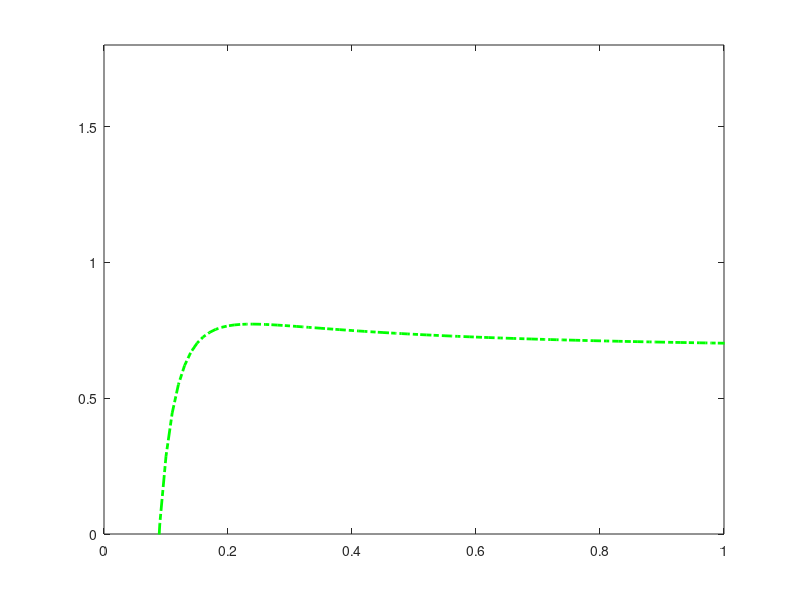

Write the MATLAB code that produced this figure. (Note: this script raises an error after producing the figure.)
fn02=dir('ansatz/tau20*.mat');
fn=dir('1st/tau20*.mat');
%
clf;
larray=cell(length(fn)+length(fn02),1);lindex=1;
%
for m=1:length(fn)
    fname=['1st/' fn(m).name];
    load(fname);
    Teff=(-areaah(:,4)).^(0.25)/pi;
    w=Teff.*areaah(:,1);
    larray{lindex}=['\tau_0 = ' num2str(mu^(1/3)*areaah(1,1)) ', \mu = ' num2str(omega) ', c = ' num2str(cbar)];
    lindex=lindex+1;
    Fw=areaah(:,1).*fnval(fnder(csape(areaah(:,1),w,'complete')),areaah(:,1));
    plot(w,Fw./w,'--','color',[omega^(1/3)*areaah(1,1)/1.1 (cbar-16)/112 1],'LineWidth',2),hold on
end
%
for m=1:length(fn02)
    fname=['ansatz/' fn02(m).name];
    load(fname);
    Teff=(-areaah(:,4)).^(0.25)/pi;
    w=Teff.*areaah(:,1);
    larray{lindex}=['\tau_0 = ' num2str(omega^(1/3)*areaah(1,1)) ', \mu = ' num2str(omega) ', c = ' num2str(cbar)];
    lindex=lindex+1;
    Fw=areaah(:,1).*fnval(fnder(csape(areaah(:,1),w,'complete')),areaah(:,1));
    plot(w,Fw./w,'--','color',[m/length(fn) 1- m/length(fn) 0],'LineWidth',2),hold on
end
w = 0.01:0.01:3.2;
Fwowhydro=2/3+1./(9*pi*w)+(1-log(2))./(27*pi^2*w.^2)+(15-2*pi^2-45*log(2)+24*log(2)^2)./(927*pi^3*w.^3);
plot(w,Fwowhydro,'-.','color','g','LineWidth',2)
axis([0 1 0 1.8])
xlabel \omega,ylabel F(\omega)/\omega
legend(larray,'location','NorthEast')
